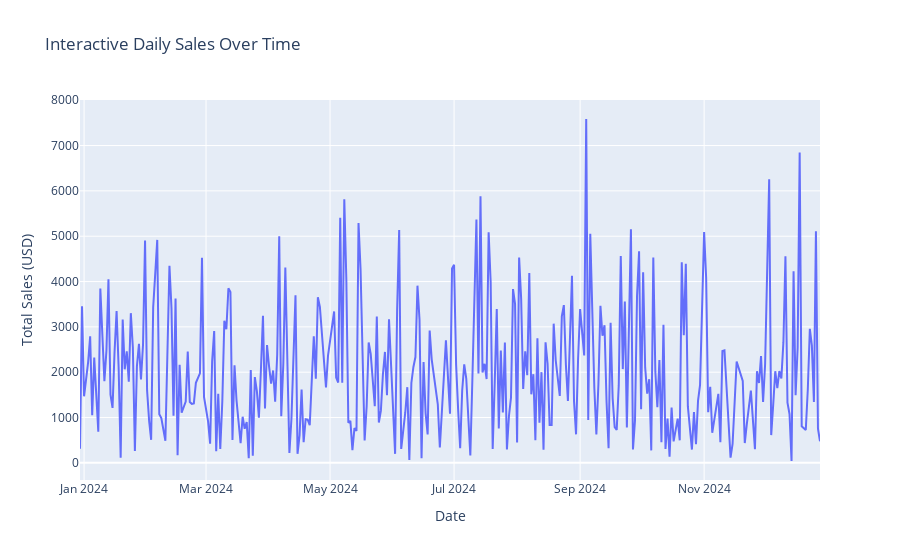

Notebook code for this chart:
### Code cell
# 7. Interactive Visualization of Daily Sales
fig = px.line(daily_sales.reset_index(), x='TransactionDate', y='TotalValue', title='Interactive Daily Sales Over Time')
fig.update_layout(xaxis_title='Date', yaxis_title='Total Sales (USD)')
fig.show()

### Figure 1 — Plotly figure (JSON) as saved in the notebook; plotly's stock layout.template omitted (floating-point values rounded to 4 significant figures; data arrays with more than 128 entries replaced by an {"elided": "..."} marker saying what was removed)
{"data": [{"hovertemplate": "TransactionDate=%{x}<br>TotalValue=%{y}<extra></extra>", "legendgroup": "", "line": {"color": "#636efa", "dash": "solid"}, "marker": {"symbol": "circle"}, "mode": "lines", "name": "", "orientation": "v", "showlegend": false, "type": "scatter", "x": {"elided": "337 str values"}, "xaxis": "x", "y": {"elided": "337 float values"}, "yaxis": "y"}], "layout": {"legend": {"tracegroupgap": 0}, "title": {"text": "Interactive Daily Sales Over Time"}, "xaxis": {"anchor": "y", "domain": [0, 1], "title": {"text": "Date"}}, "yaxis": {"anchor": "x", "domain": [0, 1], "title": {"text": "Total Sales (USD)"}}}}
